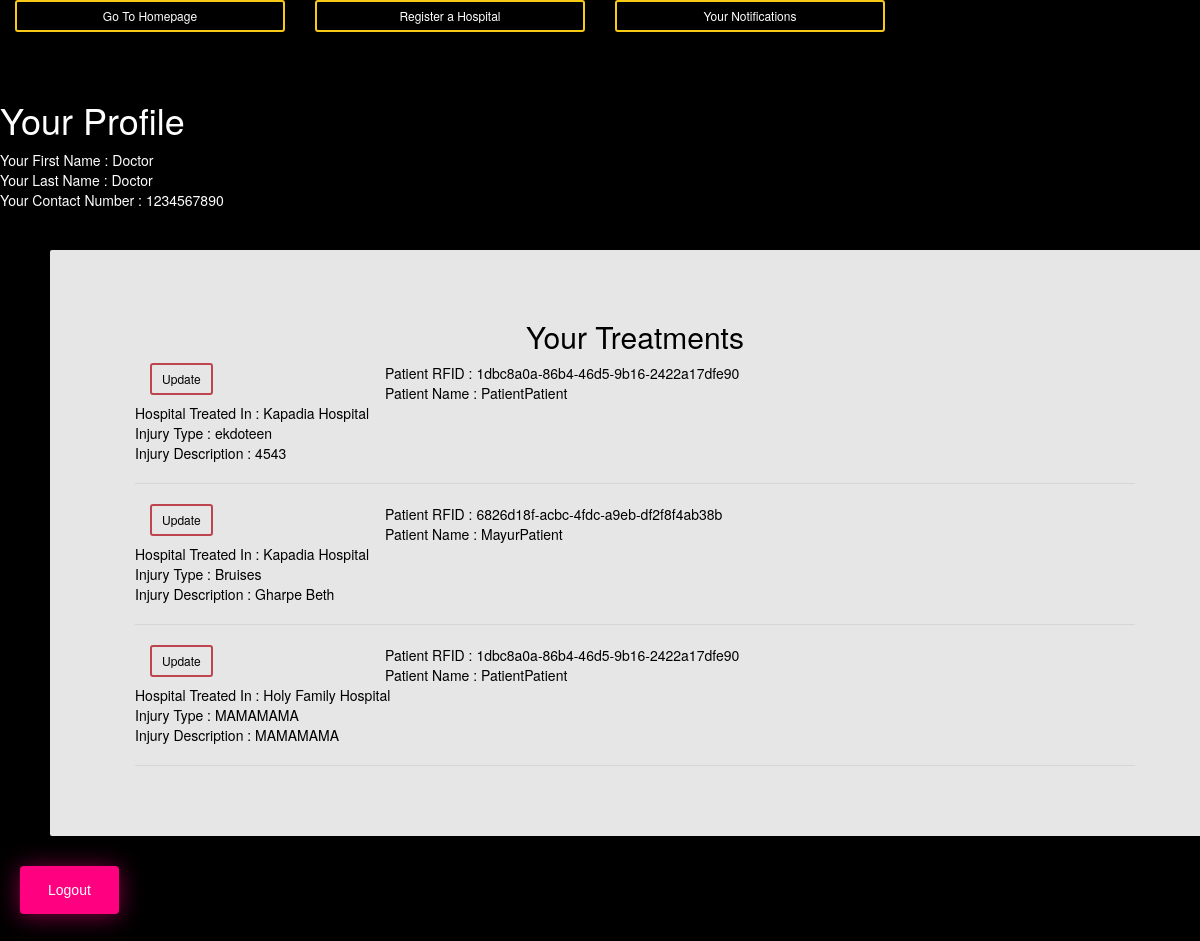
Page /doctorp/doctor/profile (signed in) on the earlier database version.
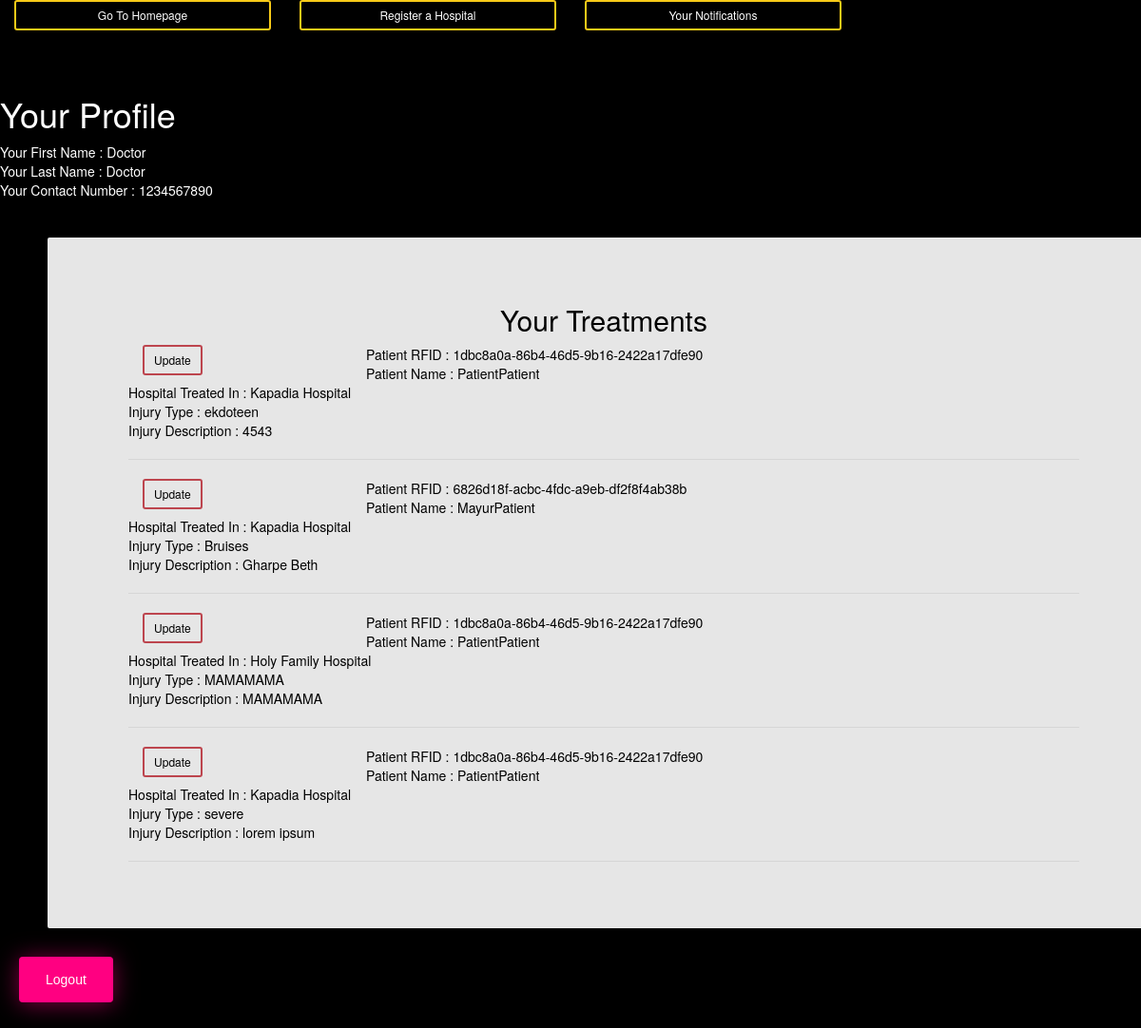
Same page on the later database version.
### accounts/models.py (models this page shows)
class Treatment(models.Model):
    image = models.ImageField()
    doctor = models.ForeignKey(Doctor, on_delete=models.CASCADE, blank=True,null=True)
    patient = models.ForeignKey(Patient, on_delete=models.CASCADE, blank=True,null=True)
    hospital = models.ForeignKey(Hospital, on_delete=models.CASCADE, blank=True,null=True)
    injury_type = models.CharField(max_length=20,blank=True)
    injury_description = models.CharField(max_length=200,blank=True)

class Patient(models.Model):
    user = models.OneToOneField(User, on_delete=models.CASCADE)
    first_name = models.CharField(max_length=30)
    last_name = models.CharField(max_length=30)
    contact_no = models.CharField(max_length=10)
    email_id = models.EmailField()
    uid = models.UUIDField(unique=True, default=uuid.uuid4)
    emergency_contact_no = models.CharField(max_length=10)
    address = models.CharField(max_length=200)
    def __str__(self):
        return self.first_name + self.last_name

class Hospital(models.Model):
    doctor = models.ManyToManyField(Doctor)
    name = models.CharField(max_length=100)
    contact = models.CharField(max_length=10)
    address = models.CharField(max_length=200)
    def __str__(self):
        return self.name

### doctors_p/views.py (the view)
# urls.py: path('doctor/profile', views.docp,name='dprof'),
def docp(request):
    doctor = Doctor.objects.get(user=request.user)
    treatment = Treatment.objects.filter(doctor=doctor)
    return render(request, 'doctors_p/doctorprofile.html', {'doctor': doctor, 'treatments': treatment})

### doctors_p/templates/doctors_p/doctorprofile.html (shortened to what this page needs)
<!DOCTYPE html>
<html lang="en">
<head>
        <link rel="stylesheet" href="https://maxcdn.bootstrapcdn.com/bootstrap/3.3.4/css/bootstrap.min.css">
        <link href="http://designify.me/code-snippets/animated-buttons/css/btns.css" rel="stylesheet">
        <link rel="stylesheet" href="http://maxcdn.bootstrapcdn.com/font-awesome/4.3.0/css/font-awesome.min.css">
</head>
<body>
{% if user.is_authenticated %}
<div class="col-md-3 col-sm-3 col-xs-6"> <a href="{% url 'home' %}" class="btn btn-sm animated-button thar-one">Go To Homepage</a> </div>
<div class="col-md-3 col-sm-3 col-xs-6"><a href="{% url 'accounts:hreg'%}" class="btn btn-sm animated-button thar-two">Register a Hospital</a></div>
<div class="col-md-3 col-sm-3 col-xs-6"><a href="{% url 'doctor:dnotify'%}"class="btn btn-sm animated-button thar-three"> Your Notifications</a></div><br><br><br><br>
<h1> Your Profile</h1>
        <form class="logout" action="{% url 'accounts:logout'%}" method="POST">
           Your First Name : {{doctor.first_name}}<br>
           Your Last Name : {{doctor.last_name}}<br>
           Your Contact Number : {{doctor.contact_no}}<br>
        <br>
        <div class="container">
        <h2 align="center">Your Treatments</h2>
        {% for treat in treatments %}
            <div class="col-md-3 col-sm-3 col-xs-6"><a class="btn btn-sm animated-button victoria-two" href="{% url 'doctor:tupdate' id=treat.id %}">Update</a></div>
        Patient RFID : {{treat.patient.uid}}<br>
        Patient Name : {{treat.patient}}<br>
        Hospital Treated In : {{treat.hospital}}<br>
        Injury Type : {{treat.injury_type}}<br>
        Injury Description : {{treat.injury_description}}<br>
        <hr>
        {%endfor%}
        </div>
        <button class="bubbly-button" type="submit"> Logout</button>
        {% endif %}
        </form>
</body>
</html>

Differences in the rows shown:
added Treatment: patient.uid "1dbc8a0a-86b4-46d5-9b16-2422a17dfe90", patient "PatientPatient", hospital "Kapadia Hospital", injury_type "severe", injury_description "lorem ipsum"
